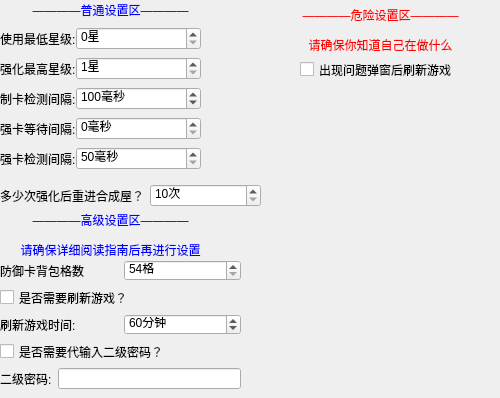
    <widget class="QWidget" name="tab_4">
     <property name="toolTip">
      <string/>
     </property>
     <attribute name="title">
      <string>个人设置</string>
     </attribute>
     <attribute name="toolTip">
      <string>设置是很重要的哦，一定不能忘了</string>
     </attribute>
     <widget class="QWidget" name="layoutWidget">
      <property name="geometry">
       <rect>
        <x>0</x>
        <y>180</y>
        <width>261</width>
        <height>31</height>
       </rect>
      </property>
      <layout class="QHBoxLayout" name="horizontalLayout_2">
       <item>
        <widget class="QLabel" name="label_42">
         <property name="sizePolicy">
          <sizepolicy hsizetype="Fixed" vsizetype="Preferred">
           <horstretch>0</horstretch>
           <verstretch>0</verstretch>
          </sizepolicy>
         </property>
         <property name="text">
          <string>多少次强化后重进合成屋？</string>
         </property>
        </widget>
       </item>
       <item>
        <widget class="QSpinBox" name="reload_count_input">
         <property name="toolTip">
          <string>推荐次数:50 合成屋待的越久就越卡</string>
         </property>
         <property name="suffix">
          <string>次</string>
         </property>
         <property name="minimum">
          <number>10</number>
         </property>
         <property name="maximum">
          <number>100</number>
         </property>
         <property name="singleStep">
          <number>1</number>
         </property>
        </widget>
       </item>
      </layout>
     </widget>
     <widget class="QWidget" name="layoutWidget">
      <property name="geometry">
       <rect>
        <x>0</x>
        <y>20</y>
        <width>201</width>
        <height>161</height>
       </rect>
      </property>
      <layout class="QVBoxLayout" name="verticalLayout_4">
       <property name="spacing">
        <number>0</number>
       </property>
       <item>
        <layout class="QHBoxLayout" name="horizontalLayout_43">
         <item>
          <widget class="QLabel" name="label_3">
           <property name="sizePolicy">
            <sizepolicy hsizetype="Fixed" vsizetype="Preferred">
             <horstretch>0</horstretch>
             <verstretch>0</verstretch>
            </sizepolicy>
           </property>
           <property name="text">
            <string>使用最低星级:</string>
           </property>
          </widget>
         </item>
         <item>
          <widget class="QSpinBox" name="min_level_input">
           <property name="suffix">
            <string>星</string>
           </property>
           <property name="maximum">
            <number>15</number>
           </property>
          </widget>
         </item>
        </layout>
       </item>
       <item>
        <layout class="QHBoxLayout" name="horizontalLayout_44">
         <item>
          <widget class="QLabel" name="label_4">
           <property name="sizePolicy">
            <sizepolicy hsizetype="Fixed" vsizetype="Preferred">
             <horstretch>0</horstretch>
             <verstretch>0</verstretch>
            </sizepolicy>
           </property>
           <property name="text">
            <string>强化最高星级:</string>
           </property>
          </widget>
         </item>
         <item>
          <widget class="QSpinBox" name="max_level_input">
           <property name="suffix">
            <string>星</string>
           </property>
           <property name="minimum">
            <number>1</number>
           </property>
           <property name="maximum">
            <number>16</number>
           </property>
          </widget>
         </item>
        </layout>
       </item>
       <item>
        <layout class="QHBoxLayout" name="horizontalLayout_32">
         <item>
          <widget class="QLabel" name="label_12">
           <property name="sizePolicy">
            <sizepolicy hsizetype="Fixed" vsizetype="Preferred">
             <horstretch>0</horstretch>
             <verstretch>0</verstretch>
            </sizepolicy>
           </property>
           <property name="text">
            <string>制卡检测间隔:</string>
           </property>
          </widget>
         </item>
         <item>
          <widget class="QSpinBox" name="produce_check_interval_input">
           <property name="toolTip">
            <string>推荐设置:150毫秒，用来检测制卡是否完成</string>
           </property>
           <property name="suffix">
            <string>毫秒</string>
           </property>
           <property name="minimum">
            <number>50</number>
           </property>
           <property name="maximum">
            <number>300</number>
           </property>
           <property name="singleStep">
            <number>10</number>
           </property>
           <property name="value">
            <number>100</number>
           </property>
          </widget>
         </item>
        </layout>
       </item>
       <item>
        <layout class="QHBoxLayout" name="horizontalLayout_33">
         <item>
          <widget class="QLabel" name="label_6">
           <property name="sizePolicy">
            <sizepolicy hsizetype="Fixed" vsizetype="Preferred">
             <horstretch>0</horstretch>
             <verstretch>0</verstretch>
            </sizepolicy>
           </property>
           <property name="text">
            <string>强卡等待间隔:</string>
           </property>
          </widget>
         </item>
         <item>
          <widget class="QSpinBox" name="enhance_interval_input">
           <property name="toolTip">
            <string>推荐设置:300毫秒</string>
           </property>
           <property name="suffix">
            <string>毫秒</string>
           </property>
           <property name="maximum">
            <number>1000</number>
           </property>
           <property name="singleStep">
            <number>10</number>
           </property>
          </widget>
         </item>
        </layout>
       </item>
       <item>
        <layout class="QHBoxLayout" name="horizontalLayout_34">
         <item>
          <widget class="QLabel" name="label_41">
           <property name="sizePolicy">
            <sizepolicy hsizetype="Fixed" vsizetype="Preferred">
             <horstretch>0</horstretch>
             <verstretch>0</verstretch>
            </sizepolicy>
           </property>
           <property name="text">
            <string>强卡检测间隔:</string>
           </property>
          </widget>
         </item>
         <item>
          <widget class="QSpinBox" name="enhance_check_interval_input">
           <property name="toolTip">
            <string>推荐设置:200毫秒,该项设置减小会让强化更加丝滑，但也会增加cpu负担</string>
           </property>
           <property name="suffix">
            <string>毫秒</string>
           </property>
           <property name="minimum">
            <number>50</number>
           </property>
           <property name="maximum">
            <number>1000</number>
           </property>
           <property name="singleStep">
            <number>10</number>
           </property>
          </widget>
         </item>
        </layout>
       </item>
      </layout>
     </widget>
     <widget class="QLabel" name="label_13">
      <property name="geometry">
       <rect>
        <x>0</x>
        <y>0</y>
        <width>221</width>
        <height>21</height>
       </rect>
      </property>
      <property name="styleSheet">
       <string notr="true">color: rgb(0, 0, 255);</string>
      </property>
      <property name="text">
       <string>&lt;html&gt;&lt;head/&gt;&lt;body&gt;&lt;p align=&quot;center&quot;&gt;————普通设置区————&lt;/p&gt;&lt;/body&gt;&lt;/html&gt;</string>
      </property>
     </widget>
     <widget class="QLabel" name="label_14">
      <property name="geometry">
       <rect>
        <x>0</x>
        <y>210</y>
        <width>221</width>
        <height>51</height>
       </rect>
      </property>
      <property name="styleSheet">
       <string notr="true">color: rgb(0, 0, 255);</string>
      </property>
      <property name="text">
       <string>&lt;html&gt;&lt;head/&gt;&lt;body&gt;&lt;p align=&quot;center&quot;&gt;————高级设置区————&lt;/p&gt;&lt;p align=&quot;center&quot;&gt;请确保详细阅读指南后再进行设置&lt;/p&gt;&lt;/body&gt;&lt;/html&gt;</string>
      </property>
     </widget>
     <widget class="QWidget" name="layoutWidget">
      <property name="geometry">
       <rect>
        <x>0</x>
        <y>260</y>
        <width>241</width>
        <height>129</height>
       </rect>
      </property>
      <layout class="QVBoxLayout" name="verticalLayout_5">
       <item>
        <layout class="QHBoxLayout" name="horizontalLayout_36">
         <item>
          <widget class="QLabel" name="label_15">
           <property name="text">
            <string>防御卡背包格数</string>
           </property>
          </widget>
         </item>
         <item>
          <widget class="QSpinBox" name="bag_size_input">
           <property name="toolTip">
            <string>该值代表滚动条一次拖动的行数与次数，设置前请注意自己的背包大小，将其拖动行数限制在五行以内以获得最优体验</string>
           </property>
           <property name="suffix">
            <string>格</string>
           </property>
           <property name="minimum">
            <number>54</number>
           </property>
           <property name="maximum">
            <number>429</number>
           </property>
           <property name="value">
            <number>54</number>
           </property>
           <property name="displayIntegerBase">
            <number>10</number>
           </property>
          </widget>
         </item>
        </layout>
       </item>
       <item>
        <widget class="QCheckBox" name="is_reload_game_input">
         <property name="text">
          <string>是否需要刷新游戏？</string>
         </property>
        </widget>
       </item>
       <item>
        <layout class="QHBoxLayout" name="horizontalLayout_37">
         <item>
          <widget class="QLabel" name="label_16">
           <property name="text">
            <string>刷新游戏时间:</string>
           </property>
          </widget>
         </item>
         <item>
          <widget class="QSpinBox" name="reload_time_input">
           <property name="toolTip">
            <string>推荐设置:60分钟</string>
           </property>
           <property name="suffix">
            <string>分钟</string>
           </property>
           <property name="minimum">
            <number>10</number>
           </property>
           <property name="maximum">
            <number>120</number>
           </property>
           <property name="singleStep">
            <number>1</number>
           </property>
           <property name="value">
            <number>60</number>
           </property>
           <property name="displayIntegerBase">
            <number>10</number>
           </property>
          </widget>
         </item>
        </layout>
       </item>
       <item>
        <widget class="QCheckBox" name="is_secondary_password_input">
         <property name="toolTip">
          <string>勾选后，会在强化前解除二级密码</string>
         </property>
         <property name="text">
          <string>是否需要代输入二级密码？</string>
         </property>
        </widget>
       </item>
       <item>
        <layout class="QHBoxLayout" name="horizontalLayout_38">
         <item>
          <widget class="QLabel" name="label_17">
           <property name="text">
            <string>二级密码:</string>
           </property>
          </widget>
         </item>
         <item>
          <widget class="QLineEdit" name="secondary_password_input"/>
         </item>
        </layout>
       </item>
      </layout>
     </widget>
     <widget class="QLabel" name="label_64">
      <property name="geometry">
       <rect>
        <x>270</x>
        <y>0</y>
        <width>221</width>
        <height>61</height>
       </rect>
      </property>
      <property name="toolTip">
       <string/>
      </property>
      <property name="styleSheet">
       <string notr="true">color: red;</string>
      </property>
      <property name="text">
       <string>&lt;html&gt;&lt;head/&gt;&lt;body&gt;&lt;p align=&quot;center&quot;&gt;————危险设置区————&lt;/p&gt;&lt;p align=&quot;center&quot;&gt;请确保你知道自己在做什么&lt;/p&gt;&lt;/body&gt;&lt;/html&gt;</string>
      </property>
     </widget>
     <widget class="QCheckBox" name="failed_refresh_check">
      <property name="geometry">
       <rect>
        <x>300</x>
        <y>60</y>
        <width>181</width>
        <height>19</height>
       </rect>
      </property>
      <property name="toolTip">
       <string>最多刷新五次，五次后停止</string>
      </property>
      <property name="text">
       <string>出现问题弹窗后刷新游戏</string>
      </property>
     </widget>
    </widget>
